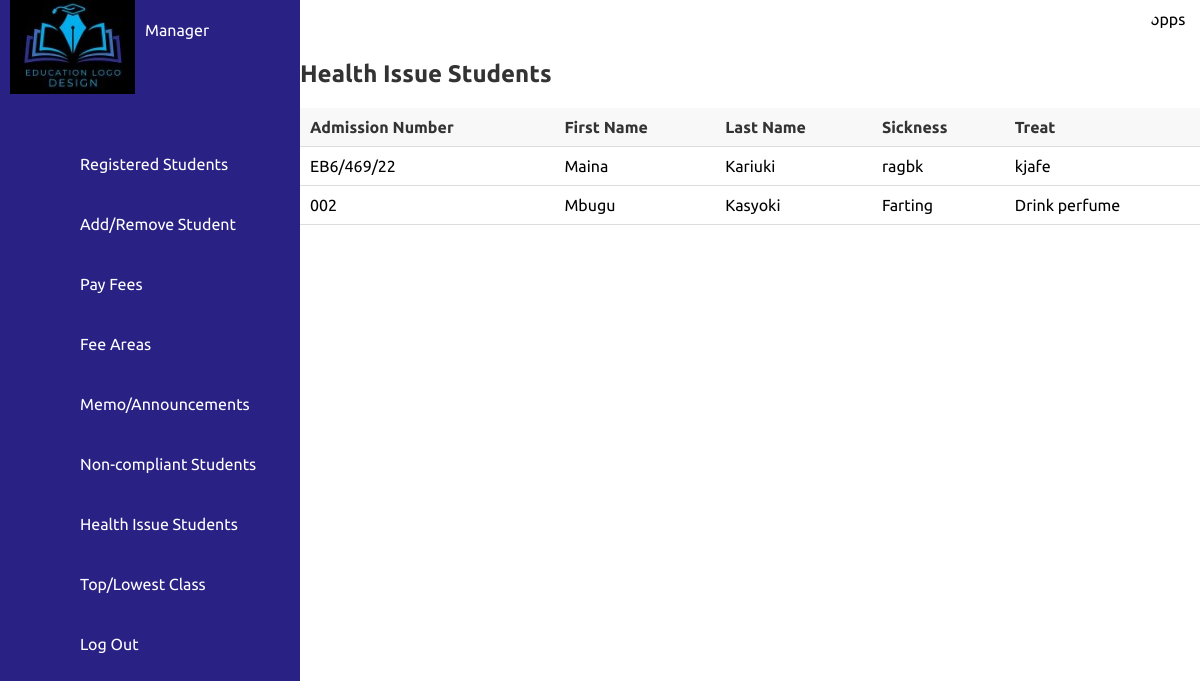
The page /health_issue on the database its author committed.
### tables this page shows
CREATE TABLE students(
             admission_no TEXT PRIMARY KEY,
             first_name TEXT,
             middle_name TEXT,
             last_name TEXT,
             gender TEXT,
             AGE INTEGER
             
        );

CREATE TABLE ill_students(
            admission_no TEXT,
            sick TEXT,
            description TEXT
        );

### app2.py (the view)
@app.route('/health_issue')
def health_issue():
    students = database.get_ill_students()
    return render_template('health_issue.html', students=students)

### database.py (called while the page is built)
def get_ill_students():
    with sqlite3.connect('student.db') as conn:
        cursor = conn.cursor()
        cursor.execute('''
        SELECT students.admission_no, students.first_name, students.last_name,ill_students.sick,ill_students.description
        FROM students
        INNER JOIN ill_students ON students.admission_no = ill_students.admission_no
        ''')
        result = cursor.fetchall()
        return result

### templates/health_issue.html (shortened to what this page needs)
{% extends "manager.html" %}
{% block content %}
    <h2>Health Issue Students</h2>
    <table>
        <tr>
            <th>Admission Number</th>
            <th>First Name</th>
            <th>Last Name</th>
            <th>Sickness</th>
            <th>Treat</th>
        </tr>
        {% for student in students %}
        <tr>
            <td>{{ student[0] }}</td>
            <td>{{ student[1] }}</td>
            <td>{{ student[2] }}</td>
            <td>{{ student[3] }}</td>
            <td>{{ student[4] }}</td>
        </tr>
        {% endfor %}
    </table>
{% endblock %}

### static/css/style.css (style rules this page uses)
* { font-family: "Ubuntu", sans-serif; margin: 0; padding: 0; box-sizing: border-box; }
:root { --blue: #2a2185; --white: #fff; --gray:#f5f5f5; --black1:#222; --black2:#999; }
body { min-height: 100vh; overflow-x: hidden; }

### templates/health_issue.html (style rules this page uses)
table { width: 100%; border-collapse: collapse; margin-top: 20px; }
th, td { padding: 10px; text-align: left; border-bottom: 1px solid #ddd; }
th { background-color: #f8f8f8; color: #333; }
h2 { color: #333; }

### rows shown on the page
students: admission_no "EB6/469/22", first_name "Maina", last_name "Kariuki", sick "ragbk", description "kjafe"
students: admission_no "002", first_name "Mbugu", last_name "Kasyoki", sick "Farting", description "Drink perfume"
